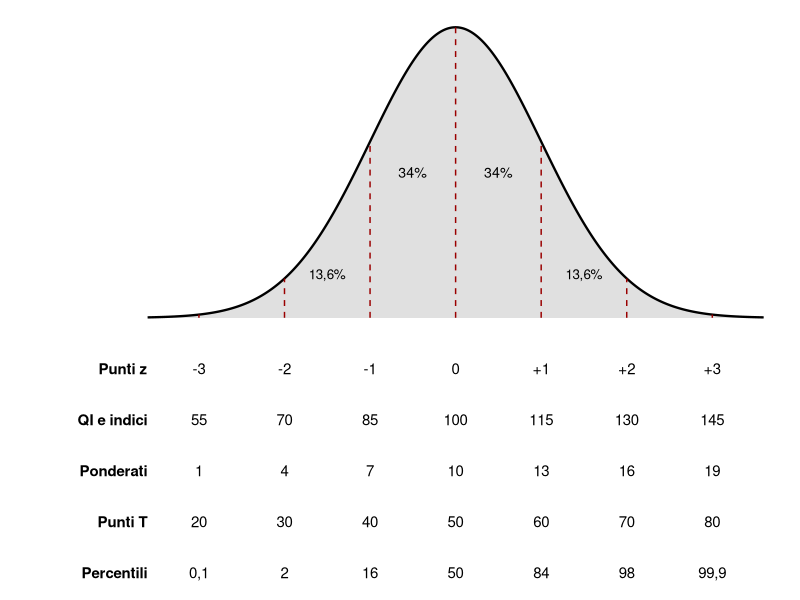
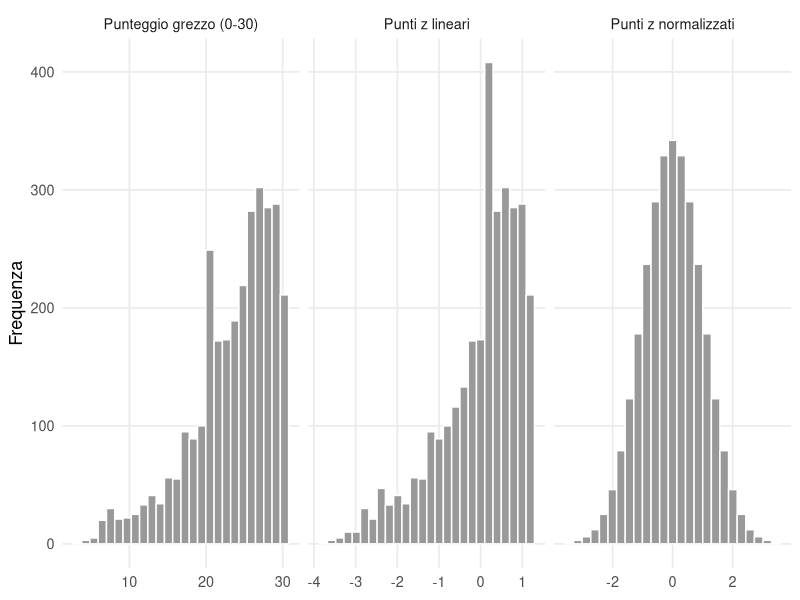

Recreate these plots in R, in order.
## ---- chunk 1
#| label: setup
library(ggplot2)
rosso = "#9A0000"
# Nel PDF (A5) le figure si disegnano alla larghezza reale della pagina.
stampa = knitr::is_latex_output()
virgola = function(x, d = 2) formatC(x, format = "f", digits = d, decimal.mark = ",")
tema = theme_minimal(base_size = if (stampa) 10 else 13) +
  theme(panel.grid.minor = element_blank(), plot.title = element_text(size = 12))
## ---- chunk 2
#| label: fig-scale
#| fig-cap: "La curva gaussiana e le principali scale di punteggio. Ogni riga riporta lo stesso punto della distribuzione espresso in una metrica diversa."
#| fig-alt: "Curva a campana con linee verticali a meno 3, meno 2, meno 1, 0, più 1, più 2 e più 3 deviazioni standard. Sotto, cinque righe di corrispondenze: punti z, QI da 55 a 145, punteggi ponderati da 1 a 19, punti T da 20 a 80, percentili da 0,1 a 99,9."
#| fig-width: !expr if (stampa) 4.45 else 8
#| fig-height: !expr if (stampa) 3.5 else 5.2
z = -3:3
curva = data.frame(x = seq(-3.6, 3.6, .01))
curva$y = dnorm(curva$x)
righe = data.frame(
  scala = rep(c("Punti z", "QI e indici", "Ponderati", "Punti T", "Percentili"), each = 7),
  x = rep(z, 5),
  testo = c(sprintf("%+d", z), 100 + 15 * z, c(1, 4, 7, 10, 13, 16, 19), 50 + 10 * z,
            c("0,1", "2", "16", "50", "84", "98", "99,9"))
)
righe$testo[righe$testo == "+0"] = "0"
righe$y = -0.07 * match(righe$scala, unique(righe$scala))
ts = if (stampa) .75 else 1  # testo più piccolo nella pagina A5
ggplot() +
  geom_area(data = curva, aes(x, y), fill = "grey88") +
  geom_line(data = curva, aes(x, y), linewidth = .8) +
  geom_segment(data = data.frame(x = z), aes(x = x, xend = x, y = 0, yend = dnorm(x)), colour = rosso, linetype = 2) +
  geom_text(data = righe, aes(x, y, label = testo), size = 3.8 * ts) +
  annotate("text", x = -3.6, y = unique(righe$y), label = unique(righe$scala), hjust = 1, size = 3.8 * ts, fontface = "bold") +
  annotate("text", x = c(-.5, .5), y = .2, label = "34%", size = 3.6 * ts) +
  annotate("text", x = c(-1.5, 1.5), y = .06, label = "13,6%", size = 3.4 * ts) +
  coord_cartesian(xlim = c(-4.9, 3.6), clip = "off") +
  theme_void(base_size = 13)
## ---- chunk 3
#| label: fig-normalizzazione
#| fig-cap: "Punteggi grezzi simulati di una prova con effetto tetto (primo pannello) e due modi di trasformarli. La trasformazione lineare in punti z conserva l'asimmetria; la normalizzazione rimappa i punteggi sulla gaussiana attraverso i percentili. Per semplicità, i punteggi a pari merito sono qui distribuiti fra percentili adiacenti."
#| fig-alt: "Tre istogrammi. Il primo mostra punteggi grezzi addensati verso il massimo di 30. Il secondo, in punti z, ha la stessa forma asimmetrica. Il terzo, dopo la normalizzazione, ha forma a campana."
#| fig-width: !expr if (stampa) 4.45 else 9
#| fig-height: !expr if (stampa) 4.6 else 3.4
set.seed(310)
abil = rnorm(3000)
grezzo = rbinom(3000, 30, plogis(1.6 + 1.1 * abil))
zlin = (grezzo - mean(grezzo)) / sd(grezzo)
znorm = qnorm((rank(grezzo, ties.method = "random") - .5) / length(grezzo))
dn = rbind(
  data.frame(v = grezzo, tipo = "Punteggio grezzo (0-30)"),
  data.frame(v = zlin, tipo = "Punti z lineari"),
  data.frame(v = znorm, tipo = "Punti z normalizzati")
)
dn$tipo = factor(dn$tipo, levels = unique(dn$tipo))
ggplot(dn, aes(v)) +
  geom_histogram(bins = 26, fill = "grey60", colour = "white") +
  facet_wrap(~tipo, scales = "free_x", ncol = if (stampa) 1 else 3) +
  labs(x = NULL, y = "Frequenza") +
  tema
